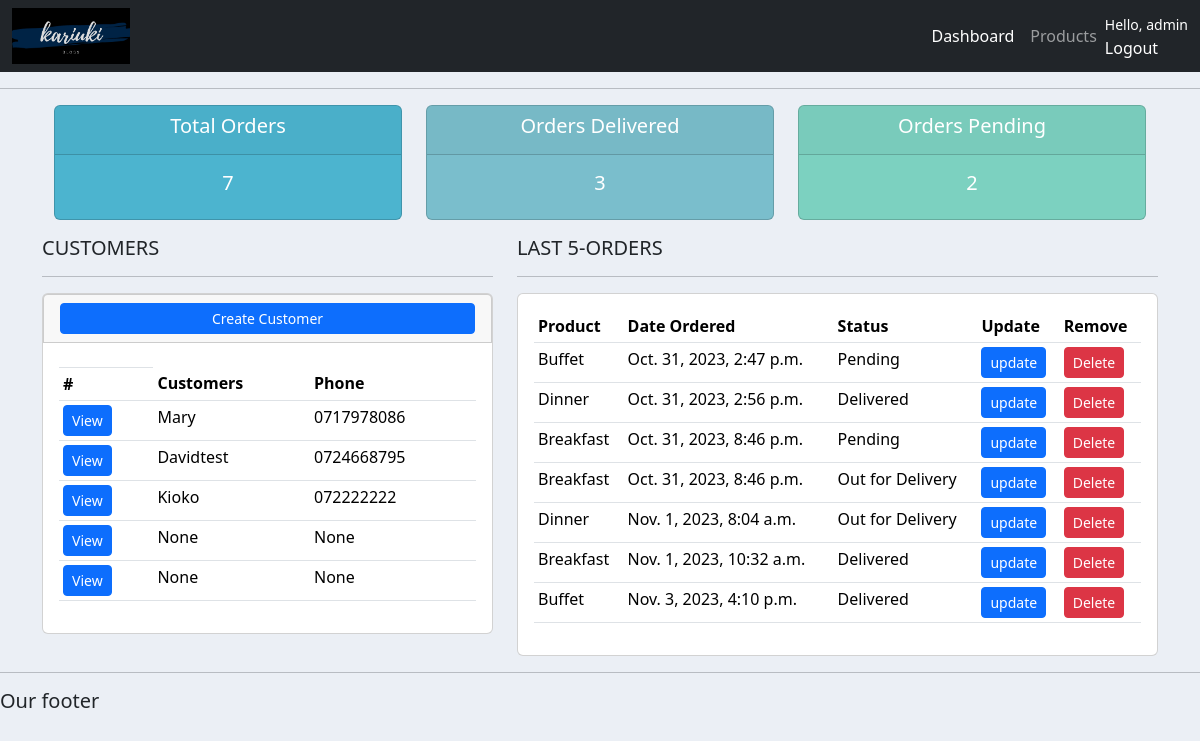
Page / (signed in) on the earlier database version.
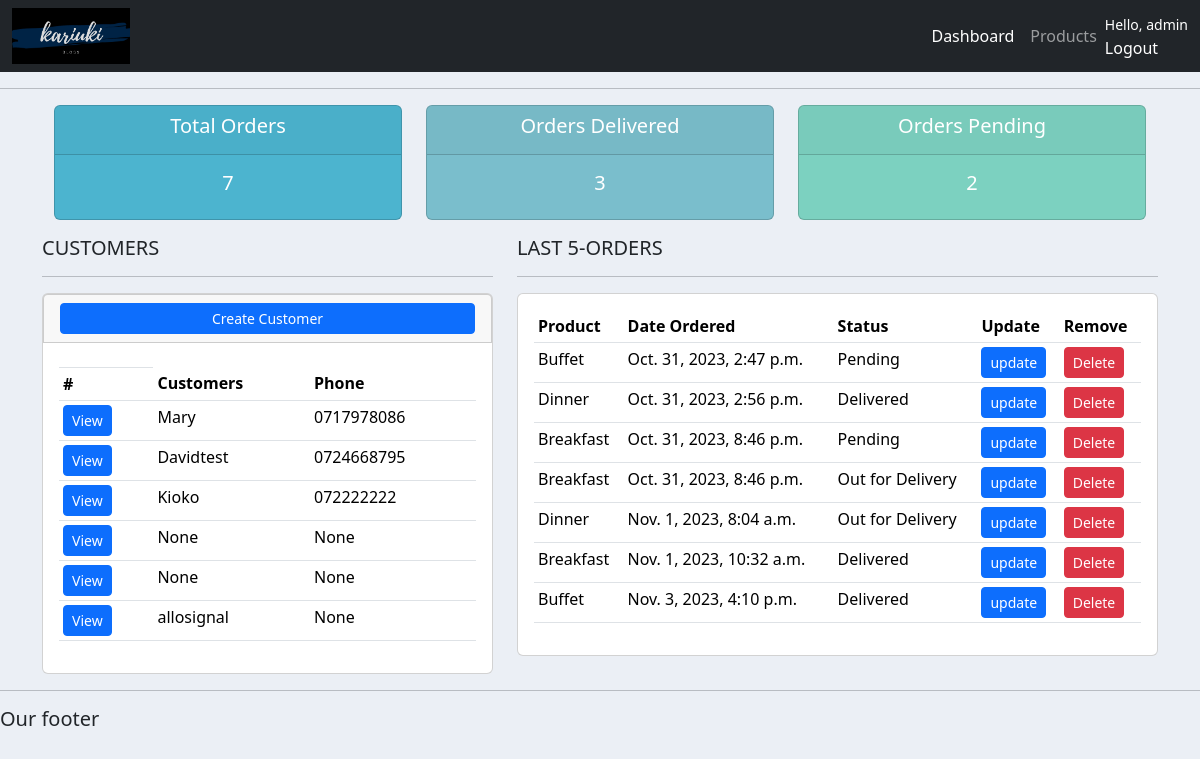
Same page on the later database version.
### accounts/models.py (models this page shows, shortened)
class Customer(models.Model):
    user=models.OneToOneField(User,null=True,blank=True,on_delete=models.CASCADE)
    name=models.CharField(max_length=200,null=True)
    phone=models.CharField(max_length=12,null=True)
    email=models.EmailField(max_length=200,null=True)
    profile_pic=models.ImageField(default='bulb.png',null=True,blank=True)
    date_created=models.DateTimeField(auto_now_add=True,null=True)

class Order(models.Model):
    STATUS=(
        ('Pending','Pending'),
        ('Out for Delivery','Out for Delivery'),
        ('Delivered','Delivered')
    )
    customer=models.ForeignKey(Customer,null=True,on_delete=models.SET_NULL)
    product=models.ForeignKey(Product,null=True,on_delete=models.SET_NULL)
    date_created=models.DateTimeField(auto_now_add=True)
    status=models.CharField(max_length=50,choices=STATUS)
    note=models.CharField(max_length=1000,null=True)

class Product(models.Model):
    CATEGORY=(
        ('Indoor','Indoor'),
        ('Outdoor','Outdoor')
    )
    name=models.CharField(max_length=200)
    price=models.FloatField(null=True)
    category=models.CharField(max_length=50,choices=CATEGORY)
    description=models.CharField(max_length=100,null=True,blank=True)
    date_created=models.DateTimeField(auto_now_add=True)
    tags=models.ManyToManyField(Tag)
    def __str__(self) -> str:
        return self.name

### accounts/decorators.py (the view)
    def wrapper_function(request,*args, **kwargs):
        group=None
        if request.user.groups.exists():
            group=request.user.groups.all()[0].name
        if group == 'customer':
            return redirect('user_page')
        if group == 'admin':
            return view_func(request,*args, **kwargs)

### accounts/views.py (called while the page is built)
@login_required(login_url='login')
@admin_only
def home(request):
    customers = Customer.objects.all()
    orders = Order.objects.all()
    total_customers = customers.count()
    total_orders = orders.count()
    delivered = orders.filter(status='Delivered').count()
    pending = orders.filter(status='Pending').count()
    context = {'customers': customers, 'orders': orders, 'total_customers': total_customers, 'total_orders': total_orders,
               'delivered': delivered, 'pending': pending}
    return render(request, 'accounts/dashboard.html', context)

### accounts/templates/accounts/dashboard.html
{% extends 'accounts/main.html' %} {% block content %}
{% include "accounts/status.html" %}
<div class='row'>
    <div class='col-md-5'>
        <h5>CUSTOMERS</h5>
        <hr>
        <div class="card">
            <div class="card card-header">
                <a class="btn btn-primary btn-sm btn-block" href="">Create Customer</a>
            </div>
            <div class="card-body">
                <table class="table table-sm">
                    <th>
                        <tr>
                            <th>#</th>
                            <th>Customers</th>
                            <th>Phone</th>
                        </tr>
                    </th>
                    <tbody>
                        {% for i in customers %}
                        <tr>
                            <td><a class="btn btn-primary btn-sm" href="{% url 'customer' i.id %}">View</a></td>
                            <td>{{ i.name }}</td>
                            <td>{{ i.phone }}</td>
                        </tr>
                        {% endfor %}
                    </tbody>
                </table>
            </div>
        </div>
    </div>
    <div class='col-md-7'>
        <h5>LAST 5-ORDERS</h5>
        <hr>
        <div class="card card-body">
            <table class="table table-sm">
                <tr>
                    <th>Product</th>
                    <th>Date Ordered</th>
                    <th>Status</th>
                    <th>Update</th>
                    <th>Remove</th>
                </tr>
                {% for i in orders %}
                  <tr>
                    <td>{{i.product}}</td>
                    <td>{{i.date_created}}</td>
                    <td>{{i.status}}</td>
                    <td><a class="btn btn-primary btn-sm" href="{% url 'update_order' i.id %}">update</a></td>
                    <td><a class="btn btn-danger btn-sm"href="{% url 'delete_order' i.id %}">Delete</a></td>
                  </tr>
                {% endfor %}
            </table>
        </div>
    </div>
</div>
{% endblock content%}

Differences in the rows shown:
added Customer: name "allosignal", phone "None"
